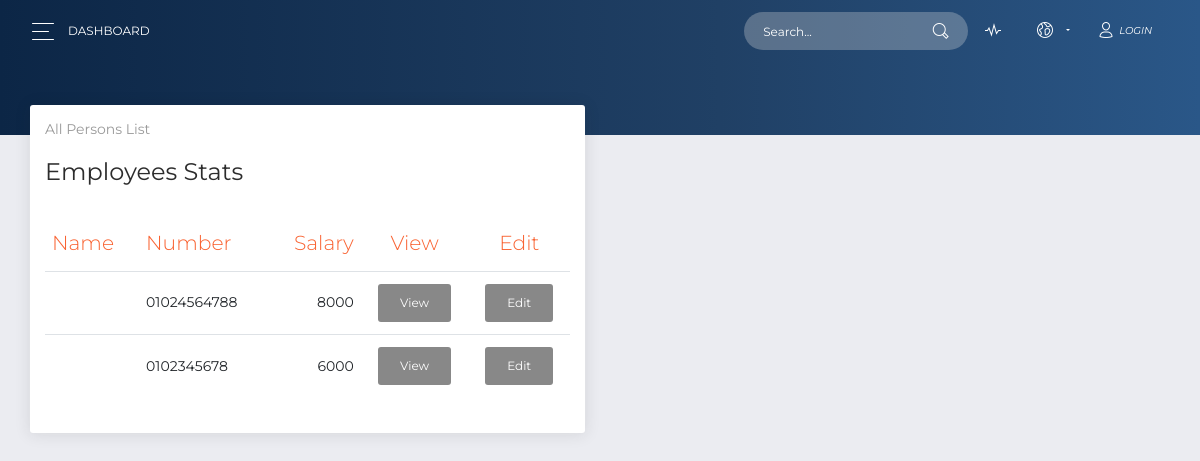
/Frontend/tasks/employees.php, run on an earlier commit of the app's database.
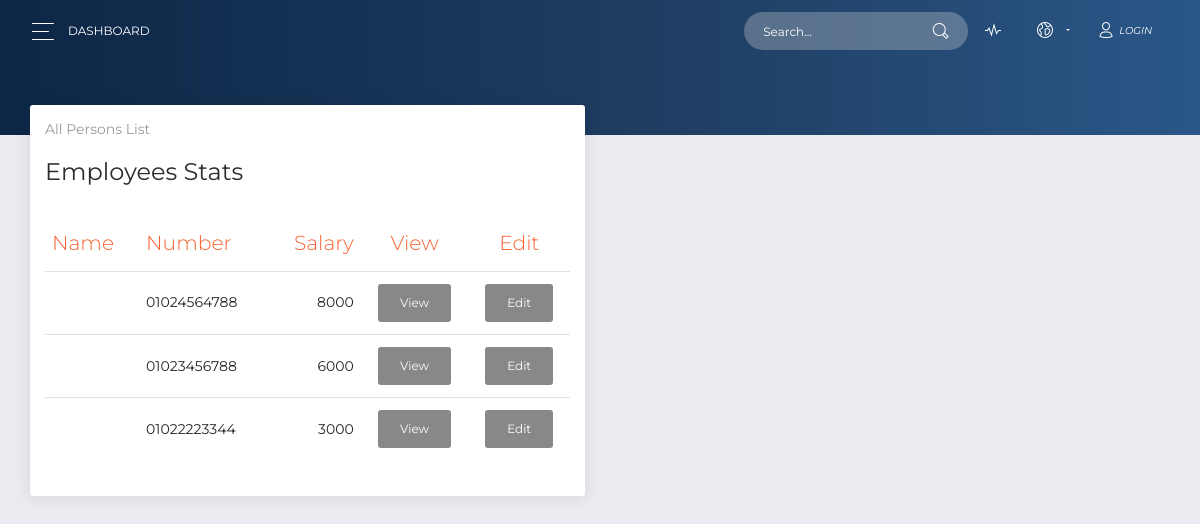
And on a later commit of the database.
### tables this page shows
CREATE TABLE `user` (
  `ID` int(11) NOT NULL,
  `username` varchar(32) NOT NULL,
  `password` varchar(60) NOT NULL,
  `type` int(11) NOT NULL,
  `emp_ID` int(11) NOT NULL
);

CREATE TABLE `employee` (
  `ID` int(11) NOT NULL,
  `First_Name` varchar(24) NOT NULL,
  `Last_Name` varchar(24) NOT NULL,
  `email` varchar(32) NOT NULL,
  `address` varchar(24) NOT NULL,
  `Dep` varchar(30) NOT NULL,
  `mobile` varchar(24) NOT NULL,
  `DOB` date NOT NULL,
  `degree` varchar(24) NOT NULL,
  `emp_date` date NOT NULL,
  `salary` int(11) NOT NULL,
  `comp_id` int(11) NOT NULL
);

### Frontend/tasks/employees.php (the view, shortened to what the changed rows need)
<?php
$conn= mysqli_connect("localhost","root","","se");
?>
<!DOCTYPE html>
<html lang="en">
<head>
    <link rel="stylesheet" href="https://use.fontawesome.com/releases/v5.7.1/css/all.css"
>
    <link href="../assets/css/bootstrap.min.css" rel="stylesheet" />
    <link href="../assets/css/now-ui-dashboard.css?v=1.5.0" rel="stylesheet" />
    <link href="../assets/demo/demo.css" rel="stylesheet" />
</head>
<body class="">
    <div class="wrapper ">
        <div class="main-panel" id="main-panel">
            <div class="content">
                <div class="row">
                    <div class=" col-md-6">
                        <div class="card">
                            <div class="card-body">
                                <div class="table-responsive">
                                    <table class="table">
                                        <thead class=" text-primary">
                                            <th>
                                                Name
                                            </th>
                                            <th>
                                                Number
                                            </th>
                                            <th class="text-right">
                                                Salary
                                            </th>
                                            <th class="text-center">
                                                View
                                            </th>
                                            <th class="text-center">
                                                Edit
                                            </th>
                                        </thead>
                                        <tbody>
                                        <?php
                                            $q = "SELECT * FROM user  JOIN  employee ON user.emp_ID = employee.ID";
                                            $result = mysqli_query($conn, $q);
                                            if(mysqli_num_rows($result) > 0)
                                            {
                                                while($row = mysqli_fetch_array($result))
                                                {
                                                        $mobile = $row['mobile'];
                                                        $salary = $row['salary'];
                                            ?>
                                            <tr>
                                                <td>
                                                </td>
                                                <td>
                                                    <?php echo $mobile; ?>
                                                </td>
                                                <td class="text-right">
                                                <?php echo $salary; ?>
                                                </td>
                                                <td class="text-center">
                                                    <a class="btn" href="empView.php">View</a>
                                                </td>
                                                <td class="text-center">
                                                    <a class="btn" href="editEmployee.html">Edit</a>
                                                </td>
                                            </tr>
                                        <?php }
                                            }
                                        ?>
                                        </tbody>
                                    </table>
                                </div>
                            </div>
                        </div>
                    </div>
                </div>
            </div>
        </div>
</body>
</html>

What changed in the data, as far as the page shows it:
changed through a linked row, user (number 2 of 3 on the later page): emp_ID.mobile "0102345678" → "01023456788"
added user: emp_ID.mobile "01022223344", emp_ID.salary "3000"
